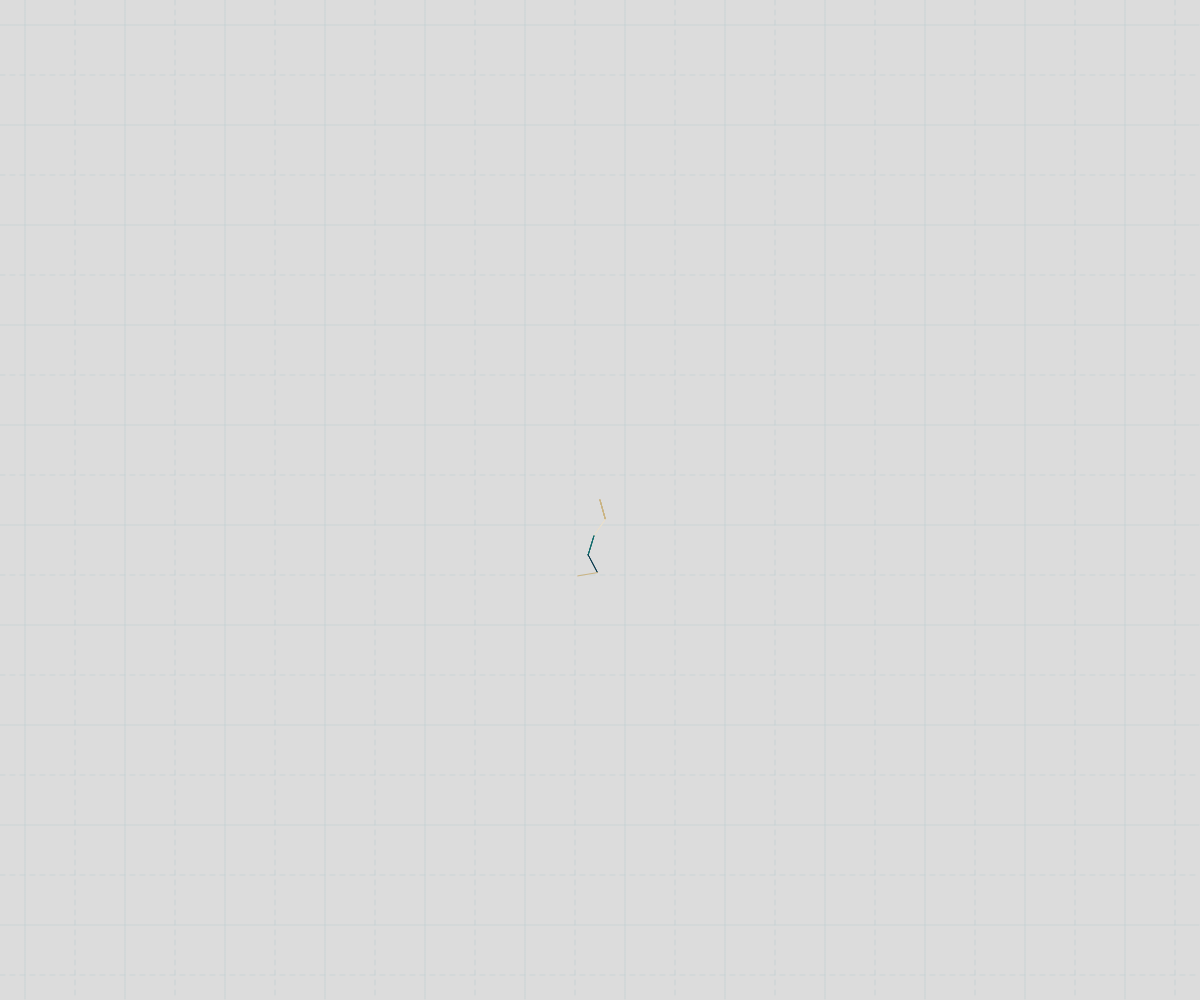
Frame 1 (no input)
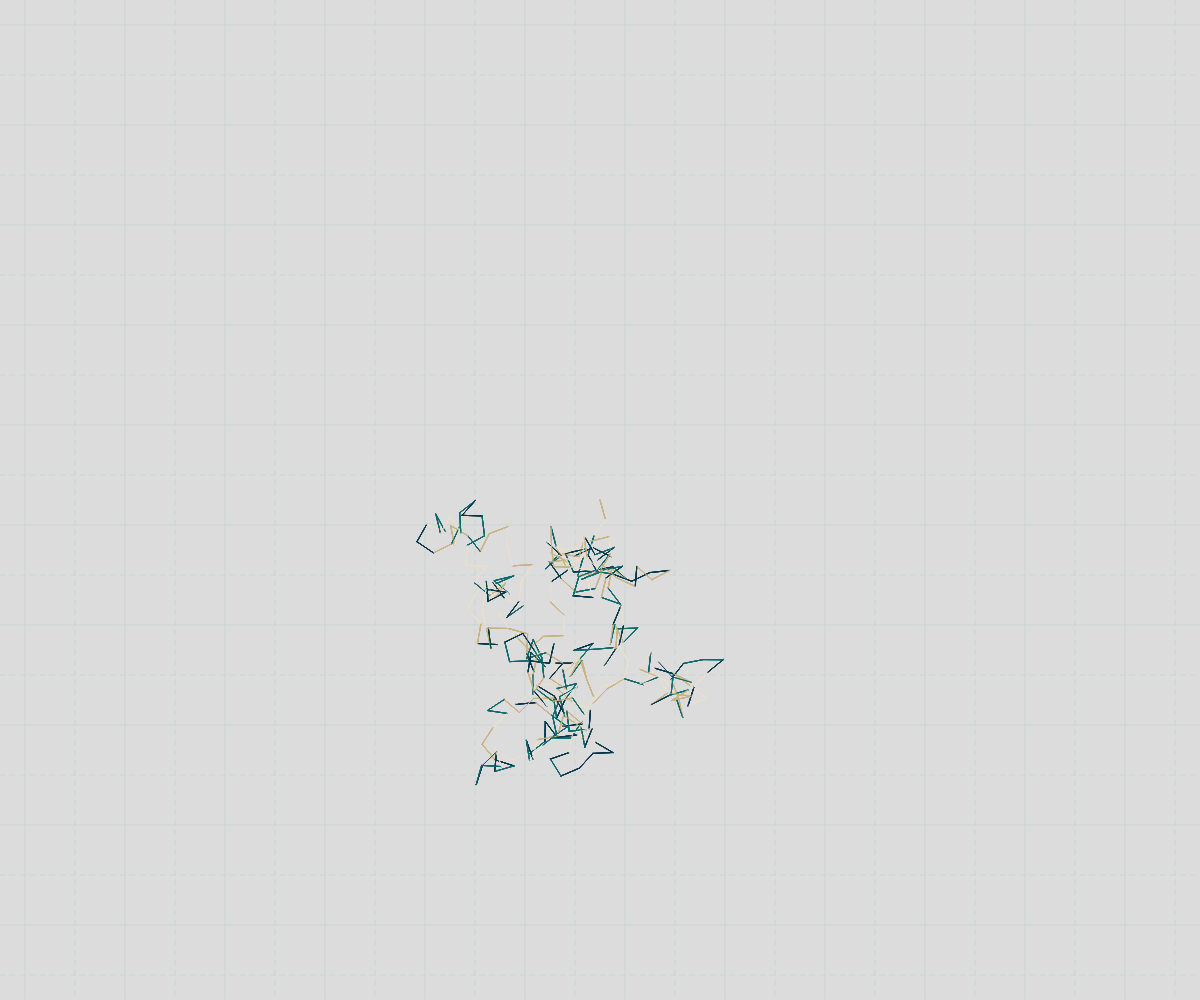
Frame 60 (no input)
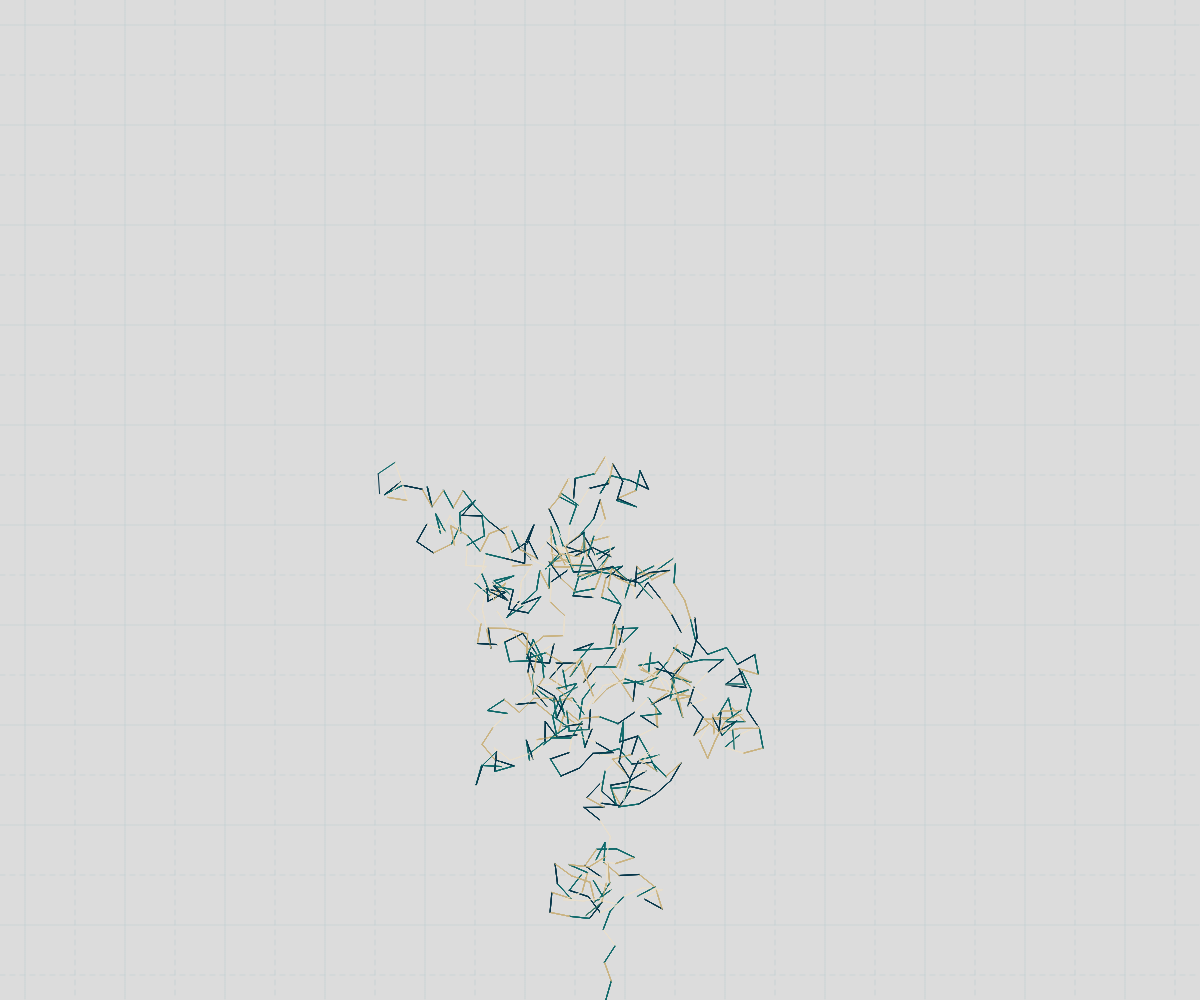
Frame 120 (the mouse pressed at the canvas centre since frame 60)

The p5.js sketch that drew these frames (run headless with seeded random() and noise() and a simulated clock; from frame 60 on, the mouse is pressed at the canvas centre):

// p5.js sketch
// ── sketch.js
let cp;

let p = [];
let c = [];

function setup() {
  createCanvas(windowWidth, windowHeight);
  cp = random(colorPalletes).colors;

  p.push(createVector(width / 2, height / 2));
}

function draw() {
  background(220);

  stroke(187, 206, 207, 150);
  gridLine(50);

  for (let j = 0; j < 5; j++) {
    const angle = random(TAU);
    const r = 20;
    p.push(createVector(p[p.length - 1].x + r * cos(angle), p[p.length - 1].y + r * sin(angle)));
    c.push(random(cp));

    if (abs(p[p.length - 1].x - width / 2) > width / 2 || abs(p[p.length - 1].y - height / 2) > height / 2) {
      p.reverse();
      c.reverse();
    }

    for (let i = 0; i < p.length - 1; i++) {
      stroke(c[i]);
      line(p[i].x, p[i].y, p[i + 1].x, p[i + 1].y);
    }

    if (p.length > 5000) {
      p.splice(0, 1);
      c.splice(0, 1);
    }
  }
}

function gridLine(grid) {
  push();
  let index = 0;
  for (let x = grid / 2; x < width; x += grid) {
    if (index % 2 == 0) {
      drawingContext.setLineDash([1, 1]);
    } else {
      drawingContext.setLineDash([5, 5]);
    }
    line(x, 0, x, height);
    index++;
  }

  index = 0;
  for (let y = grid / 2; y < height; y += grid) {
    if (index % 2 == 0) {
      drawingContext.setLineDash([1, 1]);
    } else {
      drawingContext.setLineDash([5, 5]);
    }
    line(0, y, width, y);
    index++;
  }
  pop();
}

class Easing {
  static easeInSine(x) {
    return 1 - Math.cos((x * Math.PI) / 2);
  }

  static easeOutSine(x) {
    return Math.sin((x * Math.PI) / 2);
  }

  static easeInOutSine(x) {
    return -(Math.cos(Math.PI * x) - 1) / 2;
  }

  static easeInQuad(x) {
    return x * x;
  }

  static easeOutQuad(x) {
    return 1 - (1 - x) * (1 - x);
  }

  static easeInOutQuad(x) {
    return x < 0.5 ? 2 * x * x : 1 - Math.pow(-2 * x + 2, 2) / 2;
  }

  static easeInCubic(x) {
    return x * x * x;
  }

  static easeOutCubic(x) {
    return 1 - Math.pow(1 - x, 3);
  }

  static easeInOutCubic(x) {
    return x < 0.5 ? 4 * x * x * x : 1 - Math.pow(-2 * x + 2, 3) / 2;
  }

  static easeInQuart(x) {
    return x * x * x * x;
  }

  static easeOutQuart(x) {
    return 1 - Math.pow(1 - x, 4);
  }

  static easeInOutQuart(x) {
    return x < 0.5 ? 8 * x * x * x * x : 1 - Math.pow(-2 * x + 2, 4) / 2;
  }

  static easeInQuint(x) {
    return x * x * x * x * x;
  }

  static easeOutQuint(x) {
    return 1 - Math.pow(1 - x, 5);
  }

  static easeInOutQuint(x) {
    return x < 0.5 ? 16 * x * x * x * x * x : 1 - Math.pow(-2 * x + 2, 5) / 2;
  }

  static easeInExpo(x) {
    return x === 0 ? 0 : Math.pow(2, 10 * x - 10);
  }

  static easeOutExpo(x) {
    return x === 1 ? 1 : 1 - Math.pow(2, -10 * x);
  }

  static easeInOutExpo(x) {
    return x === 0 ?
      0 :
      x === 1 ?
      1 :
      x < 0.5 ?
      Math.pow(2, 20 * x - 10) / 2 :
      (2 - Math.pow(2, -20 * x + 10)) / 2;
  }

  static easeInCirc(x) {
    return 1 - Math.sqrt(1 - Math.pow(x, 2));
  }

  static easeOutCirc(x) {
    return Math.sqrt(1 - Math.pow(x - 1, 2));
  }

  static easeInOutCirc(x) {
    return x < 0.5 ?
      (1 - Math.sqrt(1 - Math.pow(2 * x, 2))) / 2 :
      (Math.sqrt(1 - Math.pow(-2 * x + 2, 2)) + 1) / 2;
  }

  static easeOutBack(x) {
    const c1 = 1.70158;
    const c3 = c1 + 1;
    return 1 + c3 * Math.pow(x - 1, 3) + c1 * Math.pow(x - 1, 2);
  }

  static easeInOutBack(x) {
    const c1 = 1.70158;
    const c2 = c1 * 1.525;
    return x < 0.5 ?
      (Math.pow(2 * x, 2) * ((c2 + 1) * 2 * x - c2)) / 2 :
      (Math.pow(2 * x - 2, 2) * ((c2 + 1) * (x * 2 - 2) + c2) + 2) / 2;
  }
}

const colorPalletes = [{
    name: "DeepEmeraldGold",
    colors: ["#005e55", "#fff9bf", "#edb50c", "#b8003d", "#5e001f"],
  },
  {
    name: "WarmRainbow",
    colors: ["#01204E", "#028391", "#F6DCAC", "#FAA968", "#F85525"],
  },
  {
    name: "ChocolateAndCream",
    colors: ["#D54751", "#EF9A48", "#FFFCC7", "#4DA394", "#59322B"],
  },
  {
    name: "PopArt",
    colors: ["#241965", "#653993", "#9F4094", "#B73D6E", "#F19406"],
  },
  {
    name: "DeepEmeraldGold",
    colors: ["#F87523", "#FFC31B", "#E7DCC9", "#1DB7B9", "#126D68"],
  },
  {
    name: "GreenPink",
    colors: ["#01B999", "#FAB3B3", "#DC958F", "#A1D8CE", "#F1FAF7"],
  },
  {
    name: "NatureTranquility",
    colors: ["#106A6B", "#07374B", "#CAB381", "#E9E0CE"],
  },
  {
    name: "VibrantHarmony",
    colors: ["#F15946", "#5681CB", "#FAAA2D", "#296647", "#453945"],
  },
  {
    name: "Serenity Bliss",
    colors: ["#FFB4B8", "#EF4B28", "#0A563A", "#FFBC54", "#ECE9E0"],
  }
];
